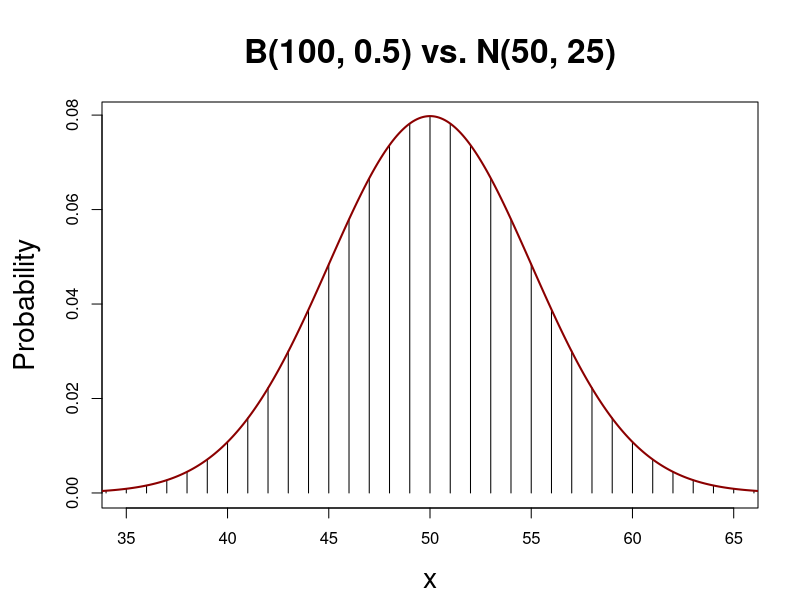

The R script that drew this image:
# setting up the axis label size and margin (bottom, left, top, right)

par(cex.lab = 1.7, cex.main = 2, mar = c(4.5, 5, 5, 2) + 0.1, mgp = c(3.2, 1, 0))

# set the values
n = 100
p = 0.5
s = 0:n

# Create a binomial distribution and plot it in lines
f = dbinom(x = s, n, p)
plot(s, f, type = "h", xlab = "x", ylab = "Probability", main = "B(100, 0.5) vs. N(50, 25)", xlim = c(35, 65))

# Create a normal distribution and add it to the plot in red
x = seq(1, n, length = 1000)
norm = dnorm(x, mean = 50, sd = 5)

lines(x, norm, col = "dark red", lwd = 2) 